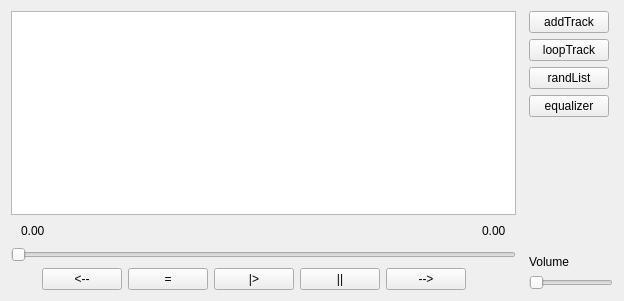
<?xml version="1.0" encoding="UTF-8"?>
<ui version="4.0">
 <class>MPlayerWidget</class>
 <widget class="QWidget" name="MPlayerWidget">
  <property name="geometry">
   <rect>
    <x>0</x>
    <y>0</y>
    <width>624</width>
    <height>301</height>
   </rect>
  </property>
  <property name="windowTitle">
   <string>MPlayerWidget</string>
  </property>
  <property name="styleSheet">
   <string notr="true"/>
  </property>
  <layout class="QHBoxLayout" name="horizontalLayout_4">
   <item>
    <layout class="QHBoxLayout" name="horizontalLayout_2">
     <item>
      <layout class="QVBoxLayout" name="verticalLayout">
       <item>
        <widget class="QTableWidget" name="tableWidget"/>
       </item>
       <item>
        <layout class="QHBoxLayout" name="horizontalLayout_3">
         <property name="leftMargin">
          <number>10</number>
         </property>
         <property name="rightMargin">
          <number>10</number>
         </property>
         <item>
          <widget class="QLabel" name="durationLabel">
           <property name="text">
            <string>0.00</string>
           </property>
          </widget>
         </item>
         <item>
          <spacer name="horizontalSpacer_3">
           <property name="orientation">
            <enum>Qt::Horizontal</enum>
           </property>
           <property name="sizeHint" stdset="0">
            <size>
             <width>40</width>
             <height>20</height>
            </size>
           </property>
          </spacer>
         </item>
         <item>
          <widget class="QLabel" name="curTimeLabel">
           <property name="text">
            <string>0.00</string>
           </property>
          </widget>
         </item>
        </layout>
       </item>
       <item>
        <widget class="QSlider" name="trackSlider">
         <property name="orientation">
          <enum>Qt::Horizontal</enum>
         </property>
        </widget>
       </item>
       <item>
        <layout class="QHBoxLayout" name="horizontalLayout">
         <item>
          <spacer name="horizontalSpacer">
           <property name="orientation">
            <enum>Qt::Horizontal</enum>
           </property>
           <property name="sizeHint" stdset="0">
            <size>
             <width>40</width>
             <height>20</height>
            </size>
           </property>
          </spacer>
         </item>
         <item>
          <widget class="QPushButton" name="prevButton">
           <property name="text">
            <string>&lt;--</string>
           </property>
          </widget>
         </item>
         <item>
          <widget class="QPushButton" name="stopButton">
           <property name="text">
            <string>=</string>
           </property>
          </widget>
         </item>
         <item>
          <widget class="QPushButton" name="playButton">
           <property name="sizePolicy">
            <sizepolicy hsizetype="Fixed" vsizetype="Fixed">
             <horstretch>0</horstretch>
             <verstretch>0</verstretch>
            </sizepolicy>
           </property>
           <property name="minimumSize">
            <size>
             <width>0</width>
             <height>0</height>
            </size>
           </property>
           <property name="baseSize">
            <size>
             <width>7</width>
             <height>15</height>
            </size>
           </property>
           <property name="text">
            <string>|&gt;</string>
           </property>
           <property name="checkable">
            <bool>false</bool>
           </property>
          </widget>
         </item>
         <item>
          <widget class="QPushButton" name="pauseButton">
           <property name="text">
            <string>||</string>
           </property>
           <property name="checkable">
            <bool>true</bool>
           </property>
          </widget>
         </item>
         <item>
          <widget class="QPushButton" name="nextButton">
           <property name="text">
            <string>--&gt;</string>
           </property>
          </widget>
         </item>
         <item>
          <spacer name="horizontalSpacer_2">
           <property name="orientation">
            <enum>Qt::Horizontal</enum>
           </property>
           <property name="sizeType">
            <enum>QSizePolicy::Expanding</enum>
           </property>
           <property name="sizeHint" stdset="0">
            <size>
             <width>58</width>
             <height>20</height>
            </size>
           </property>
          </spacer>
         </item>
        </layout>
       </item>
      </layout>
     </item>
     <item>
      <layout class="QVBoxLayout" name="verticalLayout_2">
       <property name="sizeConstraint">
        <enum>QLayout::SetMinimumSize</enum>
       </property>
       <property name="leftMargin">
        <number>7</number>
       </property>
       <item>
        <widget class="QPushButton" name="addButton">
         <property name="sizePolicy">
          <sizepolicy hsizetype="Fixed" vsizetype="Fixed">
           <horstretch>0</horstretch>
           <verstretch>0</verstretch>
          </sizepolicy>
         </property>
         <property name="text">
          <string>addTrack</string>
         </property>
        </widget>
       </item>
       <item>
        <widget class="QPushButton" name="loopButton">
         <property name="sizePolicy">
          <sizepolicy hsizetype="Fixed" vsizetype="Fixed">
           <horstretch>0</horstretch>
           <verstretch>0</verstretch>
          </sizepolicy>
         </property>
         <property name="text">
          <string>loopTrack</string>
         </property>
         <property name="checkable">
          <bool>true</bool>
         </property>
        </widget>
       </item>
       <item>
        <widget class="QPushButton" name="randButton">
         <property name="sizePolicy">
          <sizepolicy hsizetype="Fixed" vsizetype="Fixed">
           <horstretch>0</horstretch>
           <verstretch>0</verstretch>
          </sizepolicy>
         </property>
         <property name="text">
          <string>randList</string>
         </property>
         <property name="checkable">
          <bool>true</bool>
         </property>
        </widget>
       </item>
       <item>
        <widget class="QPushButton" name="equalizerButton">
         <property name="sizePolicy">
          <sizepolicy hsizetype="Fixed" vsizetype="Fixed">
           <horstretch>0</horstretch>
           <verstretch>0</verstretch>
          </sizepolicy>
         </property>
         <property name="text">
          <string>equalizer</string>
         </property>
         <property name="checkable">
          <bool>false</bool>
         </property>
        </widget>
       </item>
       <item>
        <spacer name="verticalSpacer">
         <property name="orientation">
          <enum>Qt::Vertical</enum>
         </property>
         <property name="sizeHint" stdset="0">
          <size>
           <width>20</width>
           <height>40</height>
          </size>
         </property>
        </spacer>
       </item>
       <item>
        <widget class="QLabel" name="label">
         <property name="text">
          <string>Volume</string>
         </property>
        </widget>
       </item>
       <item>
        <widget class="QSlider" name="volumeSlider">
         <property name="sizePolicy">
          <sizepolicy hsizetype="Fixed" vsizetype="Fixed">
           <horstretch>0</horstretch>
           <verstretch>0</verstretch>
          </sizepolicy>
         </property>
         <property name="orientation">
          <enum>Qt::Horizontal</enum>
         </property>
        </widget>
       </item>
      </layout>
     </item>
    </layout>
   </item>
  </layout>
 </widget>
 <layoutdefault spacing="6" margin="11"/>
 <resources/>
 <connections/>
</ui>
